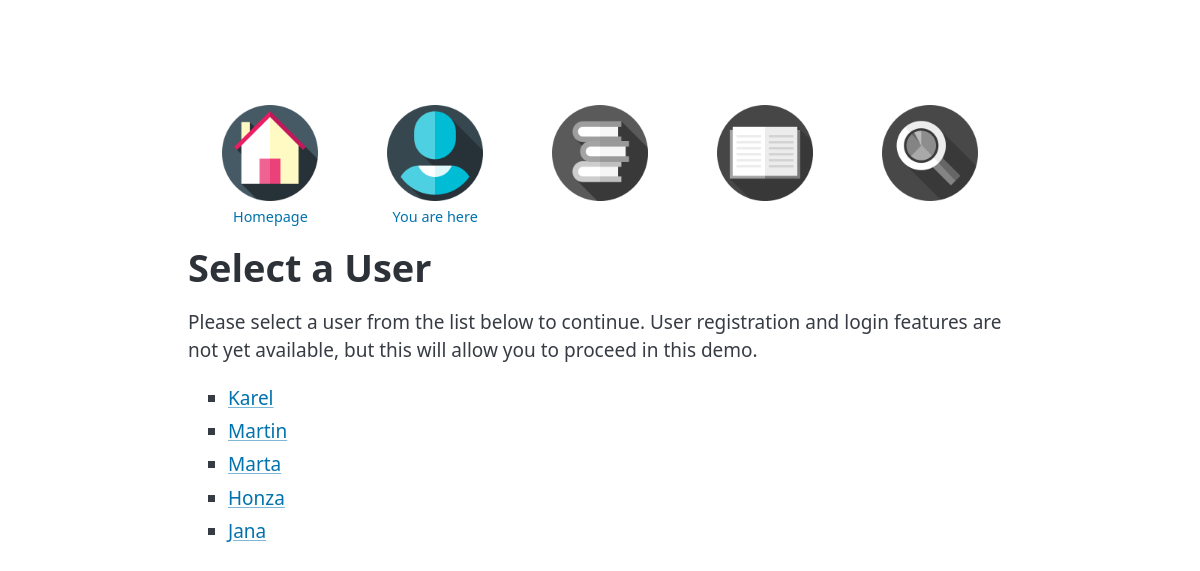
The page /user/ on the database its author committed.
### Bill_2_split/models.py (models this page shows, shortened)
class AbstractBase(models.Model):
    name = models.CharField(max_length=100)
    slug = models.SlugField(max_length=100, blank=True)
    desc = models.CharField(max_length=2000, blank=True)
    class Meta:
        abstract = True

class User(AbstractBase):
    email = models.CharField(max_length=50, blank=True)
    password = models.CharField(max_length=50, blank=True)

### Bill_2_split/views.py (the view)
class UserView(generic.TemplateView):
    template_name = 'Bill_2_split/user.html'
    title = 'User page'
    def get_context_data(self, **kwargs):
        context = super().get_context_data(**kwargs)
        context['users'] = User.objects.all()
        return context

### Bill_2_split/templates/Bill_2_split/user.html
{% extends 'Bill_2_split/_base.html' %}
{% block Bill_2_split_content %}
{% load static %}
<nav id="horni-nav">
    <ul>
        <li><a href="{% url 'Bill_2_split:IndexView' %}">
            <img src="{% static 'Bill_2_split/icons/home_page.png' %}"><span>Homepage</span></a></li>
        <li><a href="{% url 'Bill_2_split:UserView' %}">
            <img src="{% static 'Bill_2_split/icons/user.png' %}"><span>You are here</span></a></li>
        <li><a href=""><img src="{% static 'Bill_2_split/icons/bw_ledgers.png' %}"></a></li>
        <li><a href=""><img src="{% static 'Bill_2_split/icons/bw_ledger.png' %}"></a></li>
        <li><a href=""><img src="{% static 'Bill_2_split/icons/bw_glass.png' %}"></a></li>
    </ul>
</nav>
<h1>
    Select a User
</h1>
<p>
    Please select a user from the list below to continue. User registration and login features are not yet available, but this will allow you to proceed in this demo.
</p>
<ul>
    {% for user in users %}
    <li>
        <a href="{% url 'Bill_2_split:ListOfLedgersView' user.pk%}"> {{ user.name }} </a>
    </li>
    {% endfor %}
</ul>
{% endblock %}

### Bill_2_split/static/Bill_2_split/base.css (style rules this page uses)
body { max-width: 75%; margin: 0 auto; padding: 2rem; }
#horni-nav { display: flex; justify-content: space-around; align-items: center; }
#horni-nav ul { list-style-type: none; margin: 0; padding: 0; display: flex; justify-content: space-around; width: 100%; align-items: flex-start; }
#horni-nav ul li { text-align: center; display: flex; flex-direction: column; align-items: center; width: 20%; height: 20%; }
#horni-nav ul li a { display: flex; flex-direction: column; align-items: center; }
#horni-nav ul li img { width: 8vw; height: 8vw; transition: width 0.2s ease-in-out, height 0.2s ease-in-out; }
#horni-nav ul li span { font-size: 1.2vw; margin-top: 5px; }

### rows shown on the page
User: name "Karel"
User: name "Martin"
User: name "Marta"
User: name "Honza"
User: name "Jana"
